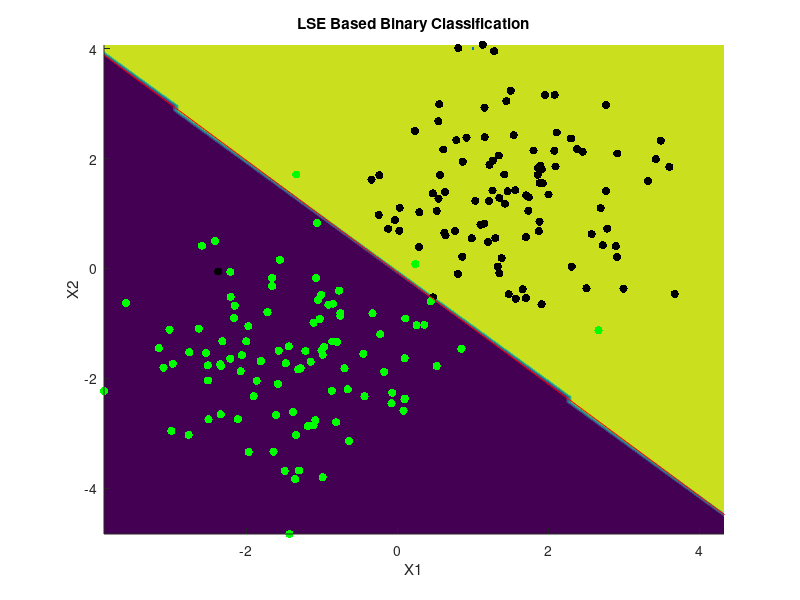

Write the MATLAB code that produced this figure.
clc,clear all, close;
% LSE Based Binary Classification
% Written By: Rasit
% 07-Jul-2024
%% Create Data
NoD = 100; % Number of Data
X = [randn(NoD,2)+1.5; -randn(NoD,2)-1.5];  % Class Data
Y = [ones(NoD,1); -ones(NoD,1)];           % Class Label
A = [X ones(2*NoD,1)];
xlse = A\Y;


% Plot Result
[i, j] = meshgrid(min(X(:,1)):1e-1:max(X(:,1)), min(X(:,2)):1e-1:max(X(:,2)));
decision_boundary = xlse(1) * i + xlse(3) + j * xlse(2);

figure('units','normalized','outerposition',[0 0 1 1],'color','w'),hold on
contourf(i, j, sign(decision_boundary), 'LineColor', 'none');

scatter(X(Y == 1, 1), X(Y == 1, 2), 'k',"filled")
scatter(X(Y == -1, 1), X(Y == -1, 2), 'g',"filled");
x_line = linspace(min(X(:,1)), max(X(:,1)), 100);
y_line = -(xlse(1) * x_line + xlse(3)) / xlse(2);
plot(x_line, y_line, 'r',LineWidth=4);
xlabel('X1'),ylabel('X2'),title('LSE Based Binary Classification');


 
